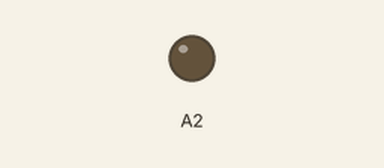
Simulated run of this sketch. Board: Arduino Uno, built with avr-gcc and run on an emulated ATmega328P. Shown: output pins drawn as LEDs (lit = HIGH).

Above: at 0.6 s.
At 2.5 s:
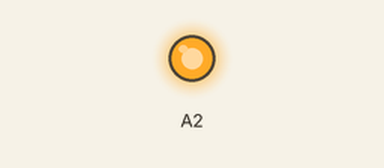
Timing chart, 0 to 6.7 s (numbered marks = the images above):
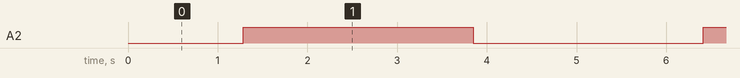

Measured:
- by itself, A2: alternates HIGH for 2.6 s and LOW for 2.6 s

The sketch:

sketch_dec25a.ino
```cpp
void setup()
{
  pinMode(A2, OUTPUT);
}
void loop()
{
  for(int i=0; i<=255; i++)
  {
    analogWrite(A2, i);
    delay(10);
  }
  for(int j=255; j>=0; j--)
  {
    analogWrite(A2, j);
    delay(10);
  }
}
```
